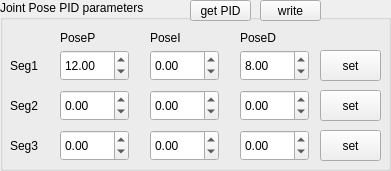
       <widget class="QGroupBox" name="cableF_state_4">
        <property name="geometry">
         <rect>
          <x>10</x>
          <y>140</y>
          <width>391</width>
          <height>171</height>
         </rect>
        </property>
        <property name="title">
         <string>Joint Pose PID parameters</string>
        </property>
        <widget class="QLabel" name="label_68">
         <property name="geometry">
          <rect>
           <x>10</x>
           <y>50</y>
           <width>61</width>
           <height>31</height>
          </rect>
         </property>
         <property name="text">
          <string>Seg1</string>
         </property>
        </widget>
        <widget class="QLabel" name="label_67">
         <property name="geometry">
          <rect>
           <x>10</x>
           <y>90</y>
           <width>51</width>
           <height>31</height>
          </rect>
         </property>
         <property name="text">
          <string>Seg2</string>
         </property>
        </widget>
        <widget class="QLabel" name="label_66">
         <property name="geometry">
          <rect>
           <x>60</x>
           <y>30</y>
           <width>71</width>
           <height>16</height>
          </rect>
         </property>
         <property name="text">
          <string>PoseP</string>
         </property>
        </widget>
        <widget class="QLabel" name="label_69">
         <property name="geometry">
          <rect>
           <x>150</x>
           <y>30</y>
           <width>71</width>
           <height>16</height>
          </rect>
         </property>
         <property name="text">
          <string>PoseI </string>
         </property>
        </widget>
        <widget class="QLabel" name="label_57">
         <property name="geometry">
          <rect>
           <x>240</x>
           <y>30</y>
           <width>71</width>
           <height>16</height>
          </rect>
         </property>
         <property name="text">
          <string>PoseD</string>
         </property>
        </widget>
        <widget class="QPushButton" name="All_PosPID_para_writeIn">
         <property name="geometry">
          <rect>
           <x>260</x>
           <y>0</y>
           <width>61</width>
           <height>21</height>
          </rect>
         </property>
         <property name="text">
          <string>write</string>
         </property>
        </widget>
        <widget class="QPushButton" name="J1_PosePID_set">
         <property name="geometry">
          <rect>
           <x>320</x>
           <y>50</y>
           <width>61</width>
           <height>31</height>
          </rect>
         </property>
         <property name="text">
          <string>set</string>
         </property>
        </widget>
        <widget class="QPushButton" name="J2_PosePID_set">
         <property name="geometry">
          <rect>
           <x>320</x>
           <y>90</y>
           <width>61</width>
           <height>31</height>
          </rect>
         </property>
         <property name="text">
          <string>set</string>
         </property>
        </widget>
        <widget class="QDoubleSpinBox" name="Pos_P1">
         <property name="geometry">
          <rect>
           <x>60</x>
           <y>50</y>
           <width>69</width>
           <height>31</height>
          </rect>
         </property>
         <property name="decimals">
          <number>2</number>
         </property>
         <property name="minimum">
          <double>-500.000000000000000</double>
         </property>
         <property name="maximum">
          <double>500.000000000000000</double>
         </property>
         <property name="singleStep">
          <double>0.500000000000000</double>
         </property>
         <property name="value">
          <double>12.000000000000000</double>
         </property>
        </widget>
        <widget class="QDoubleSpinBox" name="Pos_I1">
         <property name="geometry">
          <rect>
           <x>150</x>
           <y>50</y>
           <width>69</width>
           <height>31</height>
          </rect>
         </property>
         <property name="decimals">
          <number>2</number>
         </property>
         <property name="minimum">
          <double>-500.000000000000000</double>
         </property>
         <property name="maximum">
          <double>500.000000000000000</double>
         </property>
         <property name="singleStep">
          <double>0.500000000000000</double>
         </property>
         <property name="value">
          <double>0.000000000000000</double>
         </property>
        </widget>
        <widget class="QDoubleSpinBox" name="Pos_D1">
         <property name="geometry">
          <rect>
           <x>240</x>
           <y>50</y>
           <width>69</width>
           <height>31</height>
          </rect>
         </property>
         <property name="decimals">
          <number>2</number>
         </property>
         <property name="minimum">
          <double>-500.000000000000000</double>
         </property>
         <property name="maximum">
          <double>500.000000000000000</double>
         </property>
         <property name="singleStep">
          <double>0.500000000000000</double>
         </property>
         <property name="value">
          <double>8.000000000000000</double>
         </property>
        </widget>
        <widget class="QDoubleSpinBox" name="Pos_P2">
         <property name="geometry">
          <rect>
           <x>60</x>
           <y>90</y>
           <width>69</width>
           <height>31</height>
          </rect>
         </property>
         <property name="decimals">
          <number>2</number>
         </property>
         <property name="minimum">
          <double>-500.000000000000000</double>
         </property>
         <property name="maximum">
          <double>500.000000000000000</double>
         </property>
         <property name="singleStep">
          <double>0.500000000000000</double>
         </property>
         <property name="value">
          <double>0.000000000000000</double>
         </property>
        </widget>
        <widget class="QDoubleSpinBox" name="Pos_I2">
         <property name="geometry">
          <rect>
           <x>150</x>
           <y>90</y>
           <width>69</width>
           <height>31</height>
          </rect>
         </property>
         <property name="decimals">
          <number>2</number>
         </property>
         <property name="minimum">
          <double>-500.000000000000000</double>
         </property>
         <property name="maximum">
          <double>500.000000000000000</double>
         </property>
         <property name="singleStep">
          <double>0.500000000000000</double>
         </property>
         <property name="value">
          <double>0.000000000000000</double>
         </property>
        </widget>
        <widget class="QDoubleSpinBox" name="Pos_D2">
         <property name="geometry">
          <rect>
           <x>240</x>
           <y>90</y>
           <width>69</width>
           <height>31</height>
          </rect>
         </property>
         <property name="decimals">
          <number>2</number>
         </property>
         <property name="minimum">
          <double>-500.000000000000000</double>
         </property>
         <property name="maximum">
          <double>500.000000000000000</double>
         </property>
         <property name="singleStep">
          <double>0.500000000000000</double>
         </property>
         <property name="value">
          <double>0.000000000000000</double>
         </property>
        </widget>
        <widget class="QPushButton" name="get_PosePID_value_from_file">
         <property name="geometry">
          <rect>
           <x>190</x>
           <y>0</y>
           <width>61</width>
           <height>21</height>
          </rect>
         </property>
         <property name="text">
          <string>get PID</string>
         </property>
        </widget>
        <widget class="QPushButton" name="J3_PosePID_set">
         <property name="geometry">
          <rect>
           <x>320</x>
           <y>130</y>
           <width>61</width>
           <height>31</height>
          </rect>
         </property>
         <property name="text">
          <string>set</string>
         </property>
        </widget>
        <widget class="QDoubleSpinBox" name="Pos_D3">
         <property name="geometry">
          <rect>
           <x>240</x>
           <y>130</y>
           <width>69</width>
           <height>31</height>
          </rect>
         </property>
         <property name="decimals">
          <number>2</number>
         </property>
         <property name="minimum">
          <double>-500.000000000000000</double>
         </property>
         <property name="maximum">
          <double>500.000000000000000</double>
         </property>
         <property name="singleStep">
          <double>0.500000000000000</double>
         </property>
         <property name="value">
          <double>0.000000000000000</double>
         </property>
        </widget>
        <widget class="QLabel" name="label_126">
         <property name="geometry">
          <rect>
           <x>10</x>
           <y>130</y>
           <width>61</width>
           <height>31</height>
          </rect>
         </property>
         <property name="text">
          <string>Seg3</string>
         </property>
        </widget>
        <widget class="QDoubleSpinBox" name="Pos_P3">
         <property name="geometry">
          <rect>
           <x>60</x>
           <y>130</y>
           <width>69</width>
           <height>31</height>
          </rect>
         </property>
         <property name="decimals">
          <number>2</number>
         </property>
         <property name="minimum">
          <double>-500.000000000000000</double>
         </property>
         <property name="maximum">
          <double>500.000000000000000</double>
         </property>
         <property name="singleStep">
          <double>0.500000000000000</double>
         </property>
         <property name="value">
          <double>0.000000000000000</double>
         </property>
        </widget>
        <widget class="QDoubleSpinBox" name="Pos_I3">
         <property name="geometry">
          <rect>
           <x>150</x>
           <y>130</y>
           <width>69</width>
           <height>31</height>
          </rect>
         </property>
         <property name="decimals">
          <number>2</number>
         </property>
         <property name="minimum">
          <double>-500.000000000000000</double>
         </property>
         <property name="maximum">
          <double>500.000000000000000</double>
         </property>
         <property name="singleStep">
          <double>0.500000000000000</double>
         </property>
         <property name="value">
          <double>0.000000000000000</double>
         </property>
        </widget>
       </widget>
